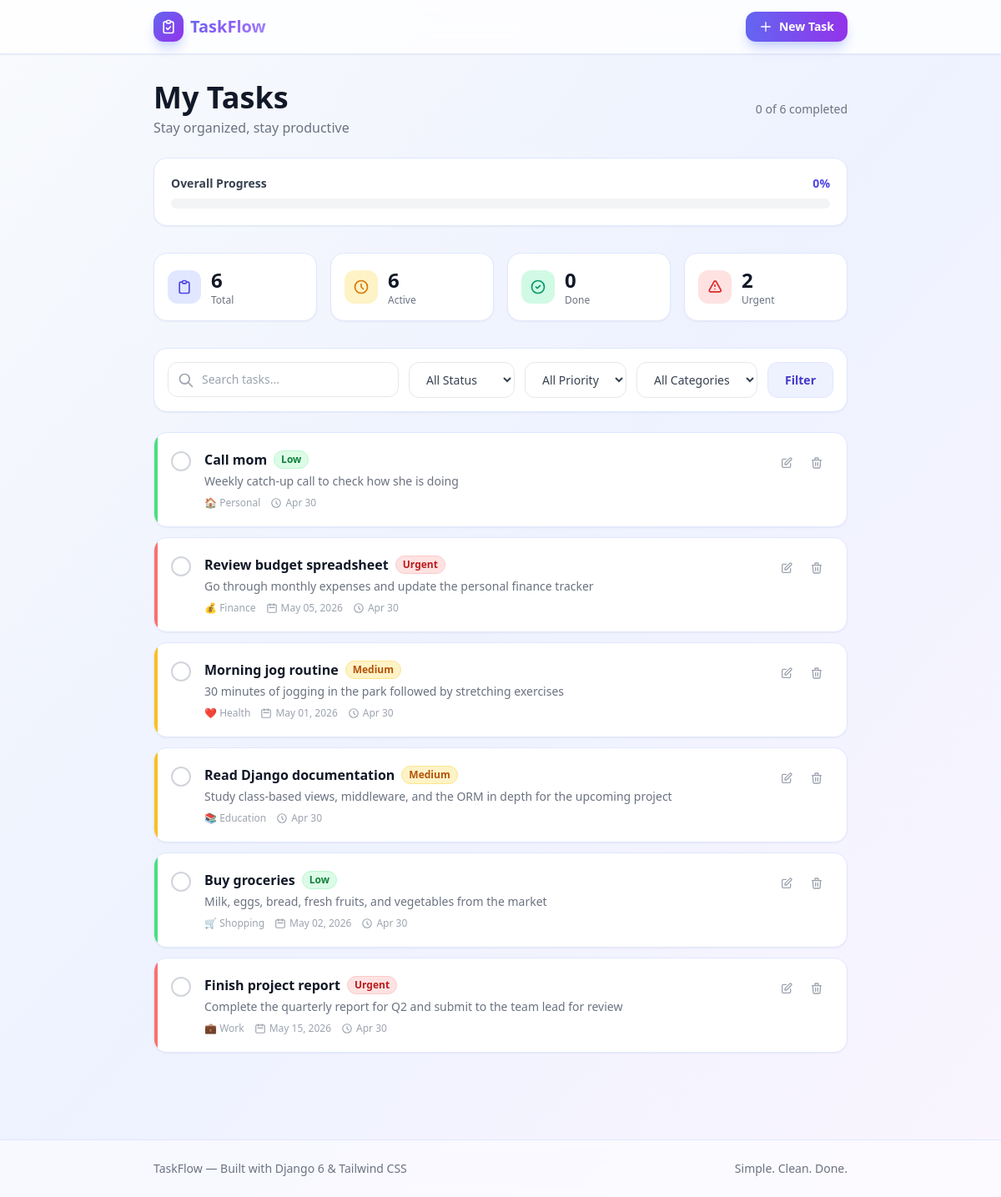
Before: / with the older database file.
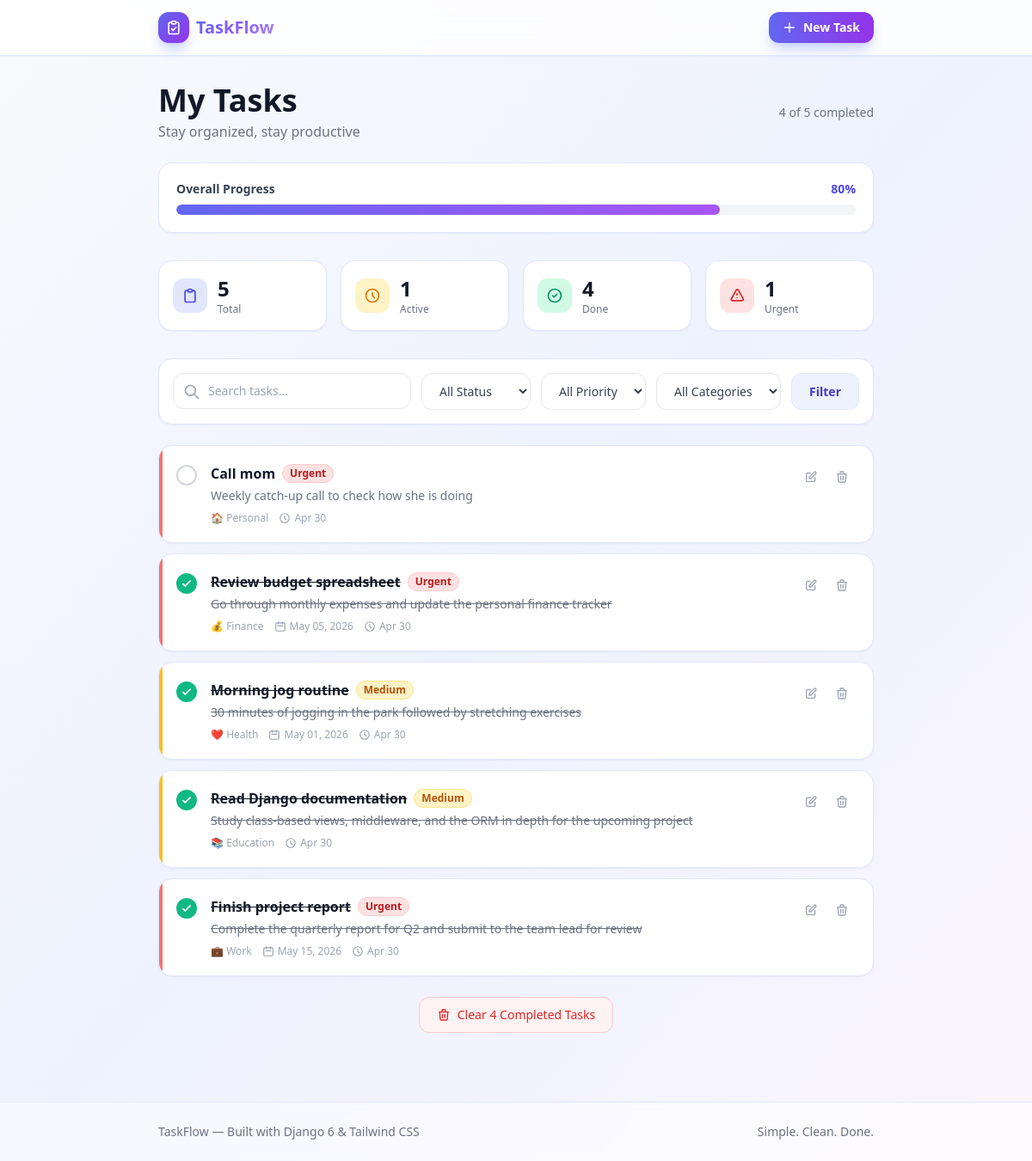
After: the same page with the newer database file.
### todo/models.py (models this page shows, shortened)
class Task(models.Model):
    PRIORITY_CHOICES = [
        ('low', 'Low'),
        ('medium', 'Medium'),
        ('high', 'High'),
    ]
    CATEGORY_CHOICES = [
        ('personal', 'Personal'),
        ('work', 'Work'),
        ('shopping', 'Shopping'),
        ('health', 'Health'),
        ('education', 'Education'),
        ('finance', 'Finance'),
        ('other', 'Other'),
    ]
    title = models.CharField(max_length=200)
    description = models.TextField(blank=True, default='')
    completed = models.BooleanField(default=False)
    priority = models.CharField(max_length=10, choices=PRIORITY_CHOICES, default='medium')
    category = models.CharField(max_length=20, choices=CATEGORY_CHOICES, default='personal')
    due_date = models.DateField(null=True, blank=True)
    created_at = models.DateTimeField(auto_now_add=True)
    updated_at = models.DateTimeField(auto_now=True)
    class Meta:
        ordering = ['-created_at']
    @property
    def category_emoji(self):
        emojis = {
            'personal': '🏠',
            'work': '💼',
            'shopping': '🛒',
            'health': '❤️',
            'education': '📚',
            'finance': '💰',
            'other': '📌',
        }
        return emojis.get(self.category, '📌')

### todo/views.py (the view)
# urls.py: path('', views.TaskListView.as_view(), name='task-list'),
class TaskListView(ListView):
    model = Task
    template_name = 'todo/task_list.html'
    context_object_name = 'tasks'
    def get_queryset(self):
        queryset = Task.objects.all()
        status = self.request.GET.get('status', 'all')
        if status == 'active':
            queryset = queryset.filter(completed=False)
        elif status == 'completed':
            queryset = queryset.filter(completed=True)
        priority = self.request.GET.get('priority', 'all')
        if priority != 'all':
            queryset = queryset.filter(priority=priority)
        category = self.request.GET.get('category', 'all')
        if category != 'all':
            queryset = queryset.filter(category=category)
        search = self.request.GET.get('search', '')
        if search:
            queryset = queryset.filter(title__icontains=search)
        return queryset
    def get_context_data(self, **kwargs):
        context = super().get_context_data(**kwargs)
        context['total_tasks'] = Task.objects.count()
        context['completed_tasks'] = Task.objects.filter(completed=True).count()
        context['active_tasks'] = Task.objects.filter(completed=False).count()
        context['high_priority_tasks'] = Task.objects.filter(priority='high', completed=False).count()
        if context['total_tasks'] > 0:
            context['progress'] = int((context['completed_tasks'] / context['total_tasks']) * 100)
        else:
            context['progress'] = 0
        context['current_status'] = self.request.GET.get('status', 'all')
        context['current_priority'] = self.request.GET.get('priority', 'all')
        context['current_category'] = self.request.GET.get('category', 'all')
        context['current_search'] = self.request.GET.get('search', '')
        return context

### templates/todo/task_list.html (shortened to what this page needs)
{% extends 'base.html' %}
{% block content %}
<div class="mb-8 animate-fade-in-up">
    <div class="flex flex-col sm:flex-row items-start sm:items-center justify-between mb-6">
        <div>
            <h1 class="text-3xl sm:text-4xl font-extrabold text-gray-900">My Tasks</h1>
            <p class="text-gray-500 mt-1">Stay organized, stay productive</p>
        </div>
        {% if total_tasks > 0 %}
        <div class="mt-3 sm:mt-0 text-sm text-gray-500">
            {{ completed_tasks }} of {{ total_tasks }} completed
        </div>
        {% endif %}
    </div>
    {% if total_tasks > 0 %}
    <div class="bg-white rounded-2xl p-5 shadow-sm border border-indigo-100">
        <div class="flex items-center justify-between mb-2">
            <span class="text-sm font-semibold text-gray-700">Overall Progress</span>
            <span class="text-sm font-bold text-indigo-600">{{ progress }}%</span>
        </div>
        <div class="w-full bg-gray-100 rounded-full h-3 overflow-hidden">
            <div class="progress-fill bg-gradient-to-r from-indigo-500 to-purple-500 h-3 rounded-full" style="width: {{ progress }}%"></div>
        </div>
    </div>
    {% endif %}
</div>
<div class="grid grid-cols-2 sm:grid-cols-4 gap-3 sm:gap-4 mb-8">
    <div class="bg-white rounded-2xl p-4 shadow-sm border border-indigo-100 animate-fade-in-up hover:shadow-md transition-shadow">
        <div class="flex items-center space-x-3">
            <div class="w-10 h-10 bg-indigo-100 rounded-xl flex items-center justify-center">
                <svg class="w-5 h-5 text-indigo-600" fill="none" stroke="currentColor" viewBox="0 0 24 24">
                    <path stroke-linecap="round" stroke-linejoin="round" stroke-width="2" d="M9 5H7a2 2 0 00-2 2v12a2 2 0 002 2h10a2 2 0 002-2V7a2 2 0 00-2-2h-2M9 5a2 2 0 002 2h2a2 2 0 002-2M9 5a2 2 0 012-2h2a2 2 0 012 2"></path>
                </svg>
            </div>
            <div>
                <p class="text-2xl font-bold text-gray-900">{{ total_tasks }}</p>
                <p class="text-xs text-gray-500">Total</p>
            </div>
        </div>
    </div>
    <div class="bg-white rounded-2xl p-4 shadow-sm border border-indigo-100 animate-fade-in-up hover:shadow-md transition-shadow">
        <div class="flex items-center space-x-3">
            <div class="w-10 h-10 bg-amber-100 rounded-xl flex items-center justify-center">
                <svg class="w-5 h-5 text-amber-600" fill="none" stroke="currentColor" viewBox="0 0 24 24">
                    <path stroke-linecap="round" stroke-linejoin="round" stroke-width="2" d="M12 8v4l3 3m6-3a9 9 0 11-18 0 9 9 0 0118 0z"></path>
                </svg>
            </div>
            <div>
                <p class="text-2xl font-bold text-gray-900">{{ active_tasks }}</p>
                <p class="text-xs text-gray-500">Active</p>
            </div>
        </div>
    </div>
    <div class="bg-white rounded-2xl p-4 shadow-sm border border-indigo-100 animate-fade-in-up hover:shadow-md transition-shadow">
        <div class="flex items-center space-x-3">
            <div class="w-10 h-10 bg-emerald-100 rounded-xl flex items-center justify-center">
                <svg class="w-5 h-5 text-emerald-600" fill="none" stroke="currentColor" viewBox="0 0 24 24">
                    <path stroke-linecap="round" stroke-linejoin="round" stroke-width="2" d="M9 12l2 2 4-4m6 2a9 9 0 11-18 0 9 9 0 0118 0z"></path>
                </svg>
            </div>
            <div>
                <p class="text-2xl font-bold text-gray-900">{{ completed_tasks }}</p>
                <p class="text-xs text-gray-500">Done</p>
            </div>
        </div>
    </div>
    <div class="bg-white rounded-2xl p-4 shadow-sm border border-indigo-100 animate-fade-in-up hover:shadow-md transition-shadow">
        <div class="flex items-center space-x-3">
            <div class="w-10 h-10 bg-red-100 rounded-xl flex items-center justify-center">
                <svg class="w-5 h-5 text-red-600" fill="none" stroke="currentColor" viewBox="0 0 24 24">
                    <path stroke-linecap="round" stroke-linejoin="round" stroke-width="2" d="M12 9v2m0 4h.01m-6.938 4h13.856c1.54 0 2.502-1.667 1.732-2.5L13.732 4c-.77-.833-1.964-.833-2.732 0L4.082 16.5c-.77.833.192 2.5 1.732 2.5z"></path>
                </svg>
            </div>
            <div>
                <p class="text-2xl font-bold text-gray-900">{{ high_priority_tasks }}</p>
                <p class="text-xs text-gray-500">Urgent</p>
            </div>
        </div>
    </div>
</div>
<div class="bg-white rounded-2xl p-4 shadow-sm border border-indigo-100 mb-6">
    <form method="get" class="flex flex-col sm:flex-row gap-3">
        <div class="flex-1 relative">
            <svg class="w-5 h-5 text-gray-400 absolute left-3 top-1/2 -translate-y-1/2" fill="none" stroke="currentColor" viewBox="0 0 24 24">
                <path stroke-linecap="round" stroke-linejoin="round" stroke-width="2" d="M21 21l-6-6m2-5a7 7 0 11-14 0 7 7 0 0114 0z"></path>
            </svg>
            <input type="text" name="search" value="{{ current_search }}" placeholder="Search tasks..."
                   class="w-full pl-10 pr-4 py-2.5 border border-gray-200 rounded-xl focus:ring-2 focus:ring-indigo-500 focus:border-transparent outline-none transition-all text-sm text-gray-800">
        </div>
        <select name="status" class="px-4 py-2.5 border border-gray-200 rounded-xl focus:ring-2 focus:ring-indigo-500 focus:border-transparent outline-none text-sm text-gray-700 bg-white">
            <option value="all" {% if current_status == 'all' %}selected{% endif %}>All Status</option>
        </select>
        <select name="priority" class="px-4 py-2.5 border border-gray-200 rounded-xl focus:ring-2 focus:ring-indigo-500 focus:border-transparent outline-none text-sm text-gray-700 bg-white">
            <option value="all" {% if current_priority == 'all' %}selected{% endif %}>All Priority</option>
        </select>
        <select name="category" class="px-4 py-2.5 border border-gray-200 rounded-xl focus:ring-2 focus:ring-indigo-500 focus:border-transparent outline-none text-sm text-gray-700 bg-white">
            <option value="all" {% if current_category == 'all' %}selected{% endif %}>All Categories</option>
        </select>
        <button type="submit" class="px-5 py-2.5 bg-indigo-50 text-indigo-700 font-semibold rounded-xl hover:bg-indigo-100 transition-colors text-sm border border-indigo-100">
            Filter
        </button>
    </form>
</div>
{% if tasks %}
<div class="space-y-3 mb-6">
    {% for task in tasks %}
    <div class="task-card relative bg-white rounded-2xl shadow-sm border border-indigo-100 overflow-hidden animate-fade-in-up opacity-0
        {% if task.completed %}bg-gray-50{% endif %}">
        <div class="p-4 sm:p-5">
            <div class="flex items-start gap-3 sm:gap-4">
                <a href="{% url 'task-toggle' task.pk %}" class="flex-shrink-0 mt-0.5 group">
                    <div class="w-6 h-6 rounded-full border-2 flex items-center justify-center transition-all duration-200
                        {% if task.completed %}
                            bg-emerald-500 border-emerald-500 group-hover:bg-emerald-600 group-hover:border-emerald-600
                        {% else %}
                            border-gray-300 group-hover:border-indigo-400
                        {% endif %}">
                        {% if task.completed %}
                        <svg class="w-3.5 h-3.5 text-white" fill="none" stroke="currentColor" viewBox="0 0 24 24">
                            <path stroke-linecap="round" stroke-linejoin="round" stroke-width="3" d="M5 13l4 4L19 7"></path>
                        </svg>
                        {% endif %}
                    </div>
                </a>
                <div class="flex-1 min-w-0">
                    <div class="flex items-center gap-2 flex-wrap">
                        <h3 class="text-base font-semibold text-gray-900
                            {% if task.completed %}line-through text-gray-400{% endif %}">
                            {{ task.title }}
                        </h3>
                        {% if task.priority == 'high' %}
                        <span class="priority-pulse inline-flex items-center px-2 py-0.5 rounded-full text-xs font-bold bg-red-100 text-red-700 border border-red-200">
                            Urgent
                        </span>
                        {% elif task.priority == 'medium' %}
                        <span class="inline-flex items-center px-2 py-0.5 rounded-full text-xs font-bold bg-amber-100 text-amber-700 border border-amber-200">
                            Medium
                        </span>
                        {% else %}
                        <span class="inline-flex items-center px-2 py-0.5 rounded-full text-xs font-bold bg-green-100 text-green-700 border border-green-200">
                            Low
                        </span>
                        {% endif %}
                    </div>
                    {% if task.description %}
                    <p class="text-sm text-gray-500 mt-1 {% if task.completed %}line-through{% endif %}">
                        {{ task.description|truncatewords:20 }}
                    </p>
                    {% endif %}
                    <div class="flex items-center gap-3 mt-2 text-xs text-gray-400 flex-wrap">
                        <span class="flex items-center gap-1">
                            {{ task.category_emoji }} {{ task.get_category_display }}
                        </span>
                        {% if task.due_date %}
                        <span class="flex items-center gap-1
                            {% if task.due_date|date:'Y-m-d' < today and not task.completed %}text-red-500 font-semibold{% endif %}">
                            <svg class="w-3.5 h-3.5" fill="none" stroke="currentColor" viewBox="0 0 24 24">
                                <path stroke-linecap="round" stroke-linejoin="round" stroke-width="2" d="M8 7V3m8 4V3m-9 8h10M5 21h14a2 2 0 002-2V7a2 2 0 00-2-2H5a2 2 0 00-2 2v12a2 2 0 002 2z"></path>
                            </svg>
                            {{ task.due_date|date:"M d, Y" }}
                        </span>
                        {% endif %}
                        <span class="flex items-center gap-1">
                            <svg class="w-3.5 h-3.5" fill="none" stroke="currentColor" viewBox="0 0 24 24">
                                <path stroke-linecap="round" stroke-linejoin="round" stroke-width="2" d="M12 8v4l3 3m6-3a9 9 0 11-18 0 9 9 0 0118 0z"></path>
                            </svg>
                            {{ task.created_at|date:"M d" }}
                        </span>
                    </div>
                </div>
                <div class="flex items-center gap-1 flex-shrink-0">
                    <a href="{% url 'task-update' task.pk %}" class="p-2 text-gray-400 hover:text-indigo-600 hover:bg-indigo-50 rounded-lg transition-all" title="Edit task">
                        <svg class="w-4 h-4" fill="none" stroke="currentColor" viewBox="0 0 24 24">
                            <path stroke-linecap="round" stroke-linejoin="round" stroke-width="2" d="M11 5H6a2 2 0 00-2 2v11a2 2 0 002 2h11a2 2 0 002-2v-5m-1.414-9.414a2 2 0 112.828 2.828L11.828 15H9v-2.828l8.586-8.586z"></path>
                        </svg>
                    </a>
                    <a href="{% url 'task-delete' task.pk %}" class="p-2 text-gray-400 hover:text-red-600 hover:bg-red-50 rounded-lg transition-all" title="Delete task">
                        <svg class="w-4 h-4" fill="none" stroke="currentColor" viewBox="0 0 24 24">
                            <path stroke-linecap="round" stroke-linejoin="round" stroke-width="2" d="M19 7l-.867 12.142A2 2 0 0116.138 21H7.862a2 2 0 01-1.995-1.858L5 7m5 4v6m4-6v6m1-10V4a1 1 0 00-1-1h-4a1 1 0 00-1 1v3M4 7h16"></path>
                        </svg>
                    </a>
                </div>
            </div>
        </div>
        <div class="absolute left-0 top-0 bottom-0 w-1 rounded-l-2xl
            {% if task.priority == 'high' %}bg-red-400
            {% elif task.priority == 'medium' %}bg-amber-400
            {% else %}bg-green-400{% endif %}"></div>
    </div>
    {% endfor %}
</div>
{% if completed_tasks > 0 %}
<div class="text-center">
    <a href="{% url 'clear-completed' %}" class="inline-flex items-center px-5 py-2.5 text-sm font-medium text-red-600 bg-red-50 border border-red-200 rounded-xl hover:bg-red-100 transition-colors"
       onclick="return confirm('Are you sure you want to clear all completed tasks?')">
        <svg class="w-4 h-4 mr-2" fill="none" stroke="currentColor" viewBox="0 0 24 24">
            <path stroke-linecap="round" stroke-linejoin="round" stroke-width="2" d="M19 7l-.867 12.142A2 2 0 0116.138 21H7.862a2 2 0 01-1.995-1.858L5 7m5 4v6m4-6v6m1-10V4a1 1 0 00-1-1h-4a1 1 0 00-1 1v3M4 7h16"></path>
        </svg>
        Clear {{ completed_tasks }} Completed Task{{ completed_tasks|pluralize }}
    </a>
</div>
{% endif %}
{% endif %}
{% endblock %}

Changed rows visible on the page:
removed Task: completed False (drawn), title "Buy groceries", priority "Low", description "Milk, eggs, bread, fresh fruits, and vegetables from the market", category_emoji "🛒", category "Shopping", due_date "May 02, 2026", created_at "Apr 30"
changed Task "Call mom": priority "Low" → "Urgent"
changed Task "Review budget spreadsheet": completed False → True (drawn)
changed Task "Morning jog routine": completed False → True (drawn)
changed Task "Read Django documentation": completed False → True (drawn)
changed Task "Finish project report": completed False → True (drawn)
Other visible differences:
{{ completed_tasks }}: "0" → "4"
{{ total_tasks }}: "6" → "5"
{{ progress }}: "0" → "80"
{{ active_tasks }}: "6" → "1"
{{ high_priority_tasks }}: "2" → "1"
{{ completed_tasks }}: (not shown) → "4"
text now shown: "Clear Completed Task"
